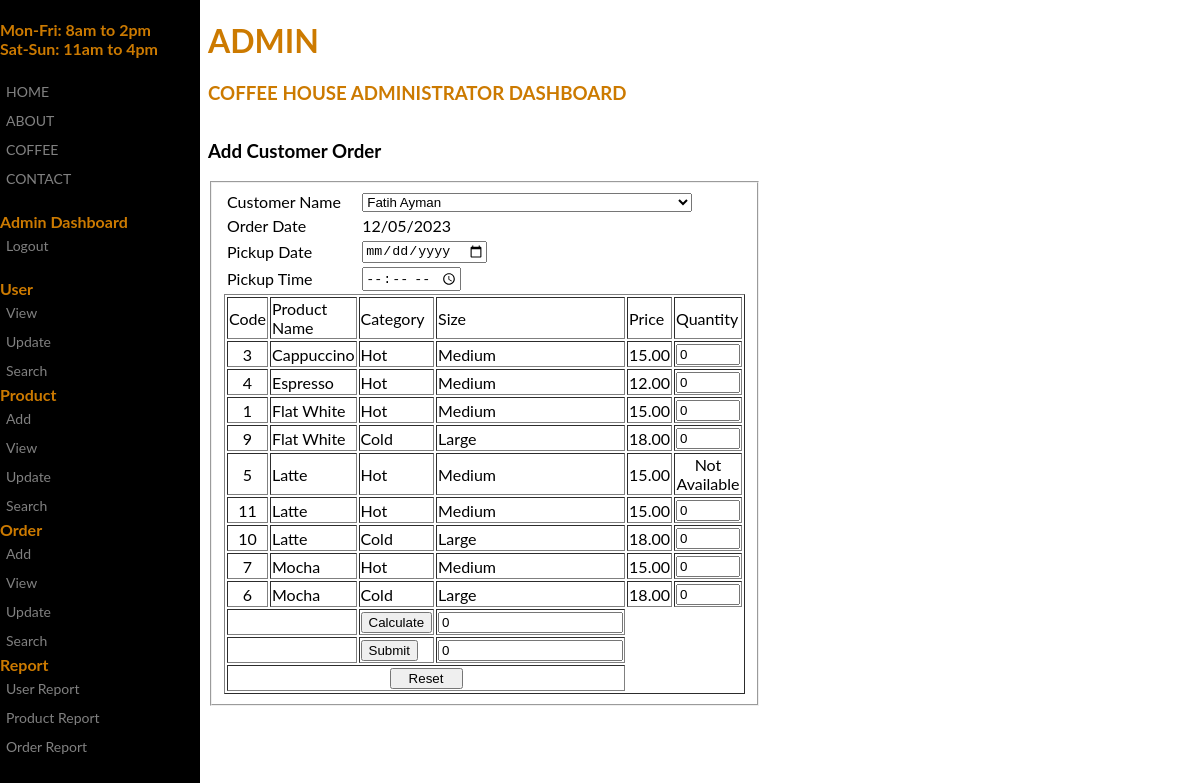
The page /admin/add_order.php (signed in) on the database its author committed.
### tables this page shows
CREATE TABLE `product` (
  `product_id` int(4) NOT NULL,
  `product_name` varchar(20) NOT NULL,
  `product_description` varchar(500) NOT NULL,
  `product_status` varchar(20) NOT NULL,
  `product_category` varchar(50) NOT NULL,
  `product_size` varchar(10) NOT NULL,
  `product_price` decimal(10,2) NOT NULL,
  `picture` varchar(100) NOT NULL
);

### admin/add_order.php (the view, shortened to what this page needs)
<!DOCTYPE html>
<?php
include('../include/dbconn.php');
                $sqlUSER= "SELECT * from user";
				$queryUSER = mysqli_query($dbconn, $sqlUSER) or die ("Error: " . mysqli_error());
                $date = date("d/m/Y");
?>
<html>
<head>
</head>
<body>
<div class="sidenav">
<b>
 Mon-Fri: 8am to 2pm <br>
 Sat-Sun: 11am to 4pm
</b><br><br>
  <a href="../index.html">HOME</a>
  <a href="#">ABOUT</a>
  <a href="#">COFFEE</a>
  <a href="#">CONTACT</a>
  <br>
  <b> Admin Dashboard</b>
  <a href="../login/logout.php">Logout</a>
  <br>
  <b>User</b>
  <a href="view_user.php">View</a>
  <a href="update_view_user.php">Update</a>
  <a href="search_user.php">Search</a>
  <b>Product</b>
  <a href="add_product.php">Add</a>
  <a href="view_product.php">View</a>
  <a href="update_view_product.php">Update</a>
  <a href="search_product.php">Search</a>
  <b>Order</b>
  <a href="add_order.php">Add</a>
  <a href="view_order.php">View</a>
  <a href="update_view_order.php">Update</a>
  <a href="search_order.php">Search</a>
  <b>Report</b>
  <a href="#">User Report</a>
  <a href="#">Product Report</a>
  <a href="#">Order Report</a>
</div>
<div class="main">
  <div class="greatinguser">
	<h1><?php echo $_SESSION['username']; ?></h1>
	<h3>Coffee House Administrator Dashboard</h3>
  </div>
</div>
<div class="container">
<h3>Add Customer Order</h3>
<fieldset>
<form name="order" method="POST"  action="db_add_order_receipt.php" enctype="multipart/form-data" >
    <table width="100%" border="0" align="center">
      <tr>
        <td width="">Customer Name</td>
        <td width="">
			<select name="customer" style="min-width:330px;">
				<?php
					while($rUSER= mysqli_fetch_assoc($queryUSER)){
						$cust_name = $rUSER['name'];
						$user_id = $rUSER['user_id'];
						echo"<option value='$user_id'> $cust_name</option>";?>
				<?php
					}
				?>
			</select>
		</td>
      </tr>
      <tr>
        <td>Order Date</td>
        <td><input type="date" name="dateo" size="50" hidden /><?php echo $date?></td>
      </tr>
	  <tr>
        <td>Pickup Date</td>
        <td><input type="date" name="datep" size="50" /></td>
      </tr>
	  <tr>
        <td>Pickup Time</td>
        <td><input type="time" name="timep" size="50" /></td>
      </tr>
			<?php
				$sql= "SELECT * FROM product ORDER BY product_name,product_category,product_size";
				$query = mysqli_query($dbconn, $sql) or die ("Error: " . mysqli_error());
                echo "<table border='1' width='100%'  align='center'>";
                echo "<tr>
                        <td width='5%'>Code</td>
                        <td width='40%'>Product Name</td>
						<td width='20%'>Category</td>
						<td width='5%'>Size</td>
                        <td width='5%'>Price</td>
                        <td width='25%'>Quantity</td>
                        </tr>";
                $strPid = "pid";
                $strQuantity = "quantity";
                $strPrice = "productPrice";
                $no=0;
                while ($r = mysqli_fetch_assoc($query))
                {
					$productStatus = $r['product_status'];
					if($productStatus == 1)
					{
						echo "<tr>
								<td><center><input type='hidden' class='center' name=".$strPid.$no." id=".$strPid.$no." value =".$r['product_id'].">".$r['product_id']."</td>
								<td>".$r['product_name']."</td>
								<td>";
								if ($r['product_category']=='1')
									echo "Hot";
								else if ($r['product_category']=='2')
									echo "Cold";
								echo "</td>
								<td>";
								if ($r['product_size']=='1')
									echo "Large";
								else if ($r['product_size']=='2')
									echo "Medium";
								echo "</td>
								<td><center><input type='hidden' class='center' name=".$strPrice.$no." id=".$strPrice.$no." value =".$r['product_price']." readonly'>".$r['product_price']."</td>
								<td><center><input type='number' name=".$strQuantity.$no." id=".$strQuantity.$no." min='0' max='100' value='0'></td>
								</tr>";
						$no++;
					}
					else
					{
						echo "<tr>
								<td><center><input type='hidden' class='center' name=".$strPid.$no." id=".$strPid.$no." value =".$r['product_id'].">".$r['product_id']."</td>
								<td>".$r['product_name']."</td>
								<td>";
								if ($r['product_category']=='1')
									echo "Hot";
								else if ($r['product_category']=='2')
									echo "Cold";
								echo "</td>
								<td>";
								if ($r['product_size']=='1')
									echo "Large";
								else if ($r['product_size']=='2')
									echo "Medium";
								echo "</td>
								<td><center><input type='hidden' class='center' name=".$strPrice.$no." id=".$strPrice.$no." value =".$r['product_price']." readonly'>".$r['product_price']."</td>
								<td><center><input type='hidden' name=".$strQuantity.$no." id=".$strQuantity.$no." value='0' >Not Available</td>
								</tr>";
						$no++;
					}
                }
                echo "<tr>
                        <td colspan='2'>&nbsp;</td>
                        <td>
                        <input type='button' name='calculate' id='calculate' onClick='calc()' value='Calculate'></td>
                        <td><input type='text' name='price' id='price' value='0'></td>
                        </tr>
                        <tr>
                        <td colspan='2'>&nbsp;</td>
                        <td><input type='submit' name='submit' id='submit' value='Submit'></td>
						<td><input type='number' name='cash' id='cash' value='0' min='1'></td>
                        </tr>
                        <tr>
                        <td align='center' colspan='4'>
                            <input type='reset' name='reset' id='reset' value='   Reset   ' />
                        </td>
                        </tr>
                    ";
                echo "</table>";
                ?>
    </table>
</form>
</fieldset>
</div>
</body>
</html>

### admin/add_order.php (style rules this page uses)
body { font-family: "Lato", sans-serif; color: #cc7a00; background-image:url(''); background-repeat: no-repeat; background-attachment: fixed; background-size: cover; background-color: #ffffff; }
div { max-width: 500px; height: 100px; }
.sidenav { height: 100%; width: 200px; position: fixed; z-index: 1; top: 0; left: 0; background-color: #000000; overflow-x: hidden; padding-top: 20px; }
.sidenav a { padding: 6px 6px 6px 6px; text-decoration: none; font-size: 14px; color: #818181; display: block; }
.greatinguser { text-transform: uppercase; }
.main { margin-left: 200px; }
.container { font-family: "Lato", sans-serif; color: #000000; margin-left: 200px; }

### rows shown on the page
product: product_id "3", product_name "Cappuccino", product_category "Hot", product_size "Medium", product_price "15.00"
product: product_id "4", product_name "Espresso", product_category "Hot", product_size "Medium", product_price "12.00"
product: product_id "1", product_name "Flat White", product_category "Hot", product_size "Medium", product_price "15.00"
product: product_id "9", product_name "Flat White", product_category "Cold", product_size "Large", product_price "18.00"
product: product_id "5", product_name "Latte", product_category "Hot", product_size "Medium", product_price "15.00"
product: product_id "11", product_name "Latte", product_category "Hot", product_size "Medium", product_price "15.00"
product: product_id "10", product_name "Latte", product_category "Cold", product_size "Large", product_price "18.00"
product: product_id "7", product_name "Mocha", product_category "Hot", product_size "Medium", product_price "15.00"
product: product_id "6", product_name "Mocha", product_category "Cold", product_size "Large", product_price "18.00"

### other values the page prints
$_SESSION['username'] "ADMIN"
form field customer "Fatih Ayman"
